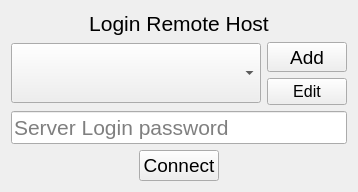
             <widget class="QWidget" name="hostlogin_page">
              <layout class="QGridLayout" name="gridLayout_7">
               <item row="3" column="0">
                <layout class="QGridLayout" name="serverselection_Layout">
                 <item row="0" column="2">
                  <widget class="QPushButton" name="serveradd_button">
                   <property name="minimumSize">
                    <size>
                     <width>0</width>
                     <height>0</height>
                    </size>
                   </property>
                   <property name="maximumSize">
                    <size>
                     <width>80</width>
                     <height>30</height>
                    </size>
                   </property>
                   <property name="font">
                    <font>
                     <pointsize>14</pointsize>
                    </font>
                   </property>
                   <property name="text">
                    <string>Add</string>
                   </property>
                  </widget>
                 </item>
                 <item row="0" column="1" rowspan="2">
                  <widget class="QComboBox" name="server_comboBox">
                   <property name="minimumSize">
                    <size>
                     <width>250</width>
                     <height>60</height>
                    </size>
                   </property>
                   <property name="maximumSize">
                    <size>
                     <width>16777215</width>
                     <height>16777215</height>
                    </size>
                   </property>
                   <property name="font">
                    <font>
                     <pointsize>16</pointsize>
                    </font>
                   </property>
                   <property name="editable">
                    <bool>false</bool>
                   </property>
                  </widget>
                 </item>
                 <item row="1" column="2">
                  <widget class="QPushButton" name="serveredit_button">
                   <property name="minimumSize">
                    <size>
                     <width>0</width>
                     <height>0</height>
                    </size>
                   </property>
                   <property name="maximumSize">
                    <size>
                     <width>80</width>
                     <height>30</height>
                    </size>
                   </property>
                   <property name="font">
                    <font>
                     <pointsize>12</pointsize>
                    </font>
                   </property>
                   <property name="text">
                    <string>Edit</string>
                   </property>
                  </widget>
                 </item>
                </layout>
               </item>
               <item row="4" column="0">
                <layout class="QGridLayout" name="serverpw_Layout">
                 <item row="0" column="0">
                  <widget class="QLineEdit" name="serverpw_lineEdit">
                   <property name="font">
                    <font>
                     <pointsize>16</pointsize>
                    </font>
                   </property>
                   <property name="cursor">
                    <cursorShape>IBeamCursor</cursorShape>
                   </property>
                   <property name="inputMethodHints">
                    <set>Qt::ImhHiddenText|Qt::ImhNoAutoUppercase|Qt::ImhNoPredictiveText|Qt::ImhSensitiveData</set>
                   </property>
                   <property name="echoMode">
                    <enum>QLineEdit::Password</enum>
                   </property>
                   <property name="placeholderText">
                    <string>Server Login password</string>
                   </property>
                  </widget>
                 </item>
                </layout>
               </item>
               <item row="0" column="0">
                <layout class="QGridLayout" name="remoteloginlabel_Layout">
                 <item row="0" column="0">
                  <widget class="QLabel" name="remotelogin_label">
                   <property name="font">
                    <font>
                     <pointsize>16</pointsize>
                    </font>
                   </property>
                   <property name="text">
                    <string>Login Remote Host</string>
                   </property>
                   <property name="alignment">
                    <set>Qt::AlignCenter</set>
                   </property>
                  </widget>
                 </item>
                </layout>
               </item>
               <item row="5" column="0">
                <layout class="QHBoxLayout" name="serverconnect_lLayout">
                 <item>
                  <spacer name="horizontalSpacer_8">
                   <property name="orientation">
                    <enum>Qt::Horizontal</enum>
                   </property>
                   <property name="sizeHint" stdset="0">
                    <size>
                     <width>40</width>
                     <height>20</height>
                    </size>
                   </property>
                  </spacer>
                 </item>
                 <item>
                  <widget class="QPushButton" name="connect_button">
                   <property name="minimumSize">
                    <size>
                     <width>0</width>
                     <height>30</height>
                    </size>
                   </property>
                   <property name="maximumSize">
                    <size>
                     <width>80</width>
                     <height>60</height>
                    </size>
                   </property>
                   <property name="font">
                    <font>
                     <pointsize>14</pointsize>
                    </font>
                   </property>
                   <property name="text">
                    <string>Connect</string>
                   </property>
                   <property name="autoDefault">
                    <bool>false</bool>
                   </property>
                   <property name="default">
                    <bool>false</bool>
                   </property>
                   <property name="flat">
                    <bool>false</bool>
                   </property>
                  </widget>
                 </item>
                 <item>
                  <spacer name="horizontalSpacer_6">
                   <property name="orientation">
                    <enum>Qt::Horizontal</enum>
                   </property>
                   <property name="sizeHint" stdset="0">
                    <size>
                     <width>40</width>
                     <height>20</height>
                    </size>
                   </property>
                  </spacer>
                 </item>
                </layout>
               </item>
              </layout>
             </widget>
